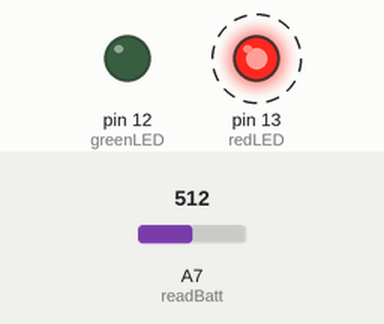
Recording of a sketch running on a simulated Arduino Nano, built with avr-gcc and run on an emulated ATmega328P. Parts: output pins drawn as LEDs (lit = HIGH). Dashed ring = blinking. The test bench sets the inputs (shaded band); at power-on: A7 (readBatt) = 512.

Above: at 1.2 s.
1.3 s: A7 (readBatt) set to 808
4.2 s: A7 (readBatt) set to 836
At 7.1 s:
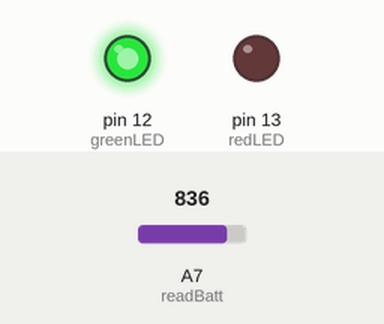
7.2 s: A7 (readBatt) set to 716
At 9.8 s:
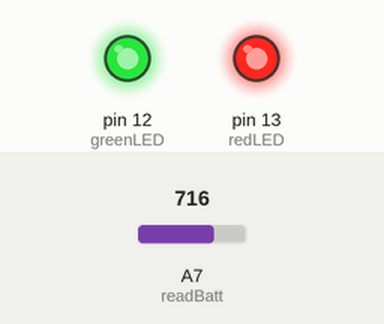
10.2 s: A7 (readBatt) set to 900
At 12.4 s:
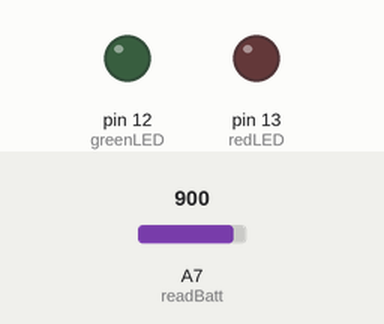
13.2 s: A7 (readBatt) set to 511
At 15.8 s:
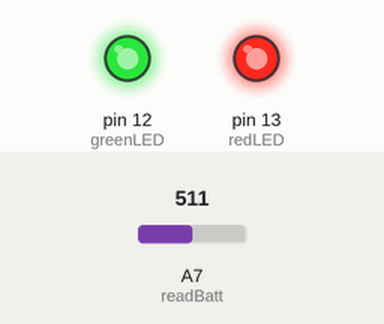
Timing chart, 0 to 17.2 s (numbered marks = the images above; inputs shaded):
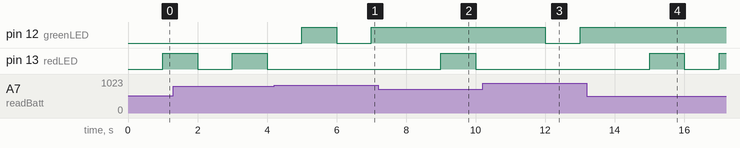

Measured:
- the behaviour switches between 819 and 820 on A7 (readBatt) (found by bisection; images 0 and 1)
- after the input at 4.2 s, pin 12 (greenLED): LOW → HIGH after 0.80 s, → LOW 1.0 s later, → HIGH 1.0 s later; pin 13 (redLED): stays LOW (without the input it goes to HIGH after 0.80 s)
- after the input at 7.2 s, pin 12 (greenLED): stays HIGH (without the input it goes to LOW after 0.80 s); pin 13 (redLED): LOW → HIGH after 1.8 s, → LOW 1.0 s later
- after the input at 10.2 s, pin 12 (greenLED): HIGH → LOW after 1.8 s, → HIGH 1.0 s later; pin 13 (redLED): stays LOW (without the input it goes to HIGH after 0.80 s)
- after the input at 13.2 s, pin 12 (greenLED): stops changing and stays HIGH; pin 13 (redLED): LOW → HIGH after 1.8 s, → LOW 1.0 s later, → HIGH 1.0 s later

The sketch:

techdev_prelim_lights.ino
```cpp
//initializing led pins
const int redLED = 13;
const int greenLED = 12;

bool LEDStates;

//initializing analog pin to read battery voltage
const int readBatt = A7;
unsigned long battVolt = 0;
const int battState = 1; //0 for red, 1 for green

//timer variables to flash leds without interupting
unsigned long prevMills = 0;

void setup() {
  pinMode(redLED, OUTPUT);
  pinMode(greenLED, OUTPUT);

  Serial.begin(115200);
}

void loop() {

  //read battery voltage
  battVolt = (5*analogRead(readBatt)/1024)*4;

  //updating time
  unsigned long currMills = millis();

  //if a second has passed
  if(currMills - prevMills >= 1000){
    prevMills = currMills;
    LEDStates = !LEDStates;
    if(battVolt > 15){
      digitalWrite(greenLED, LEDStates);
    }else{
      digitalWrite(redLED, LEDStates);
    }
  }

}
```
